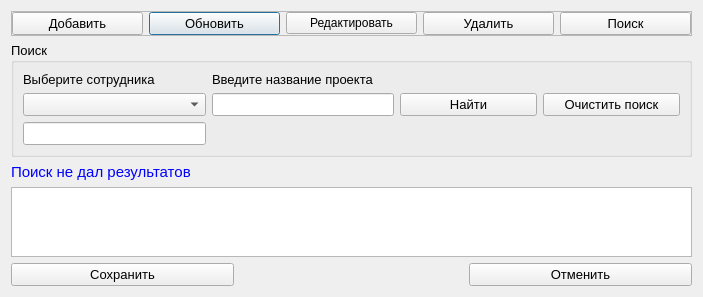
<?xml version="1.0" encoding="UTF-8"?>
<ui version="4.0">
 <class>Proekty</class>
 <widget class="QDialog" name="Proekty">
  <property name="geometry">
   <rect>
    <x>0</x>
    <y>0</y>
    <width>703</width>
    <height>272</height>
   </rect>
  </property>
  <property name="windowTitle">
   <string>Проекты</string>
  </property>
  <layout class="QGridLayout" name="gridLayout_3">
   <item row="0" column="0" colspan="3">
    <widget class="QFrame" name="frame">
     <property name="frameShape">
      <enum>QFrame::StyledPanel</enum>
     </property>
     <property name="frameShadow">
      <enum>QFrame::Raised</enum>
     </property>
     <layout class="QGridLayout" name="gridLayout_2">
      <property name="leftMargin">
       <number>0</number>
      </property>
      <property name="topMargin">
       <number>0</number>
      </property>
      <property name="rightMargin">
       <number>0</number>
      </property>
      <property name="bottomMargin">
       <number>0</number>
      </property>
      <item row="0" column="2">
       <widget class="QPushButton" name="pushButton_update">
        <property name="font">
         <font>
          <pointsize>10</pointsize>
         </font>
        </property>
        <property name="text">
         <string>Обновить</string>
        </property>
        <property name="icon">
         <iconset resource="resourses.qrc">
          <normaloff>:/img/img/refresh.png</normaloff>:/img/img/refresh.png</iconset>
        </property>
       </widget>
      </item>
      <item row="0" column="4">
       <widget class="QPushButton" name="pushButton_del">
        <property name="font">
         <font>
          <pointsize>10</pointsize>
         </font>
        </property>
        <property name="text">
         <string>Удалить</string>
        </property>
        <property name="icon">
         <iconset resource="resourses.qrc">
          <normaloff>:/img/img/delete.png</normaloff>:/img/img/delete.png</iconset>
        </property>
       </widget>
      </item>
      <item row="0" column="5">
       <widget class="QPushButton" name="pushButton_search">
        <property name="font">
         <font>
          <pointsize>10</pointsize>
         </font>
        </property>
        <property name="text">
         <string>Поиск</string>
        </property>
        <property name="icon">
         <iconset resource="resourses.qrc">
          <normaloff>:/img/img/find.png</normaloff>:/img/img/find.png</iconset>
        </property>
       </widget>
      </item>
      <item row="0" column="0">
       <widget class="QPushButton" name="pushButton_add">
        <property name="font">
         <font>
          <pointsize>10</pointsize>
         </font>
        </property>
        <property name="text">
         <string>Добавить</string>
        </property>
        <property name="icon">
         <iconset resource="resourses.qrc">
          <normaloff>:/img/img/add.png</normaloff>:/img/img/add.png</iconset>
        </property>
       </widget>
      </item>
      <item row="0" column="3">
       <widget class="QPushButton" name="pushButton_edit">
        <property name="text">
         <string>Редактировать</string>
        </property>
        <property name="icon">
         <iconset resource="resourses.qrc">
          <normaloff>:/img/img/edit.png</normaloff>:/img/img/edit.png</iconset>
        </property>
       </widget>
      </item>
     </layout>
    </widget>
   </item>
   <item row="1" column="0" colspan="3">
    <widget class="QGroupBox" name="groupBox_search">
     <property name="font">
      <font>
       <pointsize>10</pointsize>
      </font>
     </property>
     <property name="title">
      <string>Поиск</string>
     </property>
     <layout class="QGridLayout" name="gridLayout" columnstretch="4,4,3,3">
      <item row="1" column="1">
       <widget class="QLineEdit" name="lineEdit_nazvanie">
        <property name="font">
         <font>
          <pointsize>10</pointsize>
         </font>
        </property>
        <property name="clearButtonEnabled">
         <bool>true</bool>
        </property>
       </widget>
      </item>
      <item row="0" column="1">
       <widget class="QLabel" name="label_2">
        <property name="font">
         <font>
          <pointsize>10</pointsize>
         </font>
        </property>
        <property name="text">
         <string>Введите название проекта</string>
        </property>
       </widget>
      </item>
      <item row="1" column="0">
       <widget class="QComboBox" name="comboBox_sotr">
        <property name="font">
         <font>
          <pointsize>10</pointsize>
         </font>
        </property>
       </widget>
      </item>
      <item row="0" column="0">
       <widget class="QLabel" name="label">
        <property name="font">
         <font>
          <pointsize>10</pointsize>
         </font>
        </property>
        <property name="text">
         <string>Выберите сотрудника</string>
        </property>
       </widget>
      </item>
      <item row="1" column="3">
       <widget class="QPushButton" name="pushButton_clear">
        <property name="font">
         <font>
          <pointsize>10</pointsize>
         </font>
        </property>
        <property name="text">
         <string>Очистить поиск</string>
        </property>
        <property name="icon">
         <iconset resource="resourses.qrc">
          <normaloff>:/img/img/clear.png</normaloff>:/img/img/clear.png</iconset>
        </property>
       </widget>
      </item>
      <item row="1" column="2">
       <widget class="QPushButton" name="pushButton_find">
        <property name="font">
         <font>
          <pointsize>10</pointsize>
         </font>
        </property>
        <property name="text">
         <string>Найти</string>
        </property>
        <property name="icon">
         <iconset resource="resourses.qrc">
          <normaloff>:/img/img/findOk.png</normaloff>:/img/img/findOk.png</iconset>
        </property>
       </widget>
      </item>
      <item row="2" column="0">
       <widget class="QLineEdit" name="lineEdit"/>
      </item>
     </layout>
    </widget>
   </item>
   <item row="2" column="0" colspan="2">
    <widget class="QLabel" name="label_result">
     <property name="maximumSize">
      <size>
       <width>16777215</width>
       <height>20</height>
      </size>
     </property>
     <property name="font">
      <font>
       <pointsize>11</pointsize>
      </font>
     </property>
     <property name="styleSheet">
      <string notr="true">color:rgb(0, 0, 255)</string>
     </property>
     <property name="text">
      <string>Поиск не дал результатов</string>
     </property>
    </widget>
   </item>
   <item row="4" column="0">
    <widget class="QPushButton" name="pushButton_save">
     <property name="font">
      <font>
       <pointsize>10</pointsize>
      </font>
     </property>
     <property name="text">
      <string>Сохранить</string>
     </property>
     <property name="icon">
      <iconset resource="resourses.qrc">
       <normaloff>:/img/img/save.png</normaloff>:/img/img/save.png</iconset>
     </property>
    </widget>
   </item>
   <item row="4" column="1">
    <widget class="QLabel" name="label_naideno">
     <property name="font">
      <font>
       <pointsize>12</pointsize>
      </font>
     </property>
     <property name="styleSheet">
      <string notr="true">color:rgb(85, 0, 255)</string>
     </property>
     <property name="text">
      <string/>
     </property>
    </widget>
   </item>
   <item row="4" column="2">
    <widget class="QPushButton" name="pushButton_cancel">
     <property name="font">
      <font>
       <pointsize>10</pointsize>
      </font>
     </property>
     <property name="text">
      <string>Отменить</string>
     </property>
     <property name="icon">
      <iconset resource="resourses.qrc">
       <normaloff>:/img/img/cancel.png</normaloff>:/img/img/cancel.png</iconset>
     </property>
    </widget>
   </item>
   <item row="3" column="0" colspan="3">
    <widget class="QTableView" name="tableView">
     <property name="font">
      <font>
       <pointsize>10</pointsize>
      </font>
     </property>
     <property name="alternatingRowColors">
      <bool>true</bool>
     </property>
     <property name="selectionMode">
      <enum>QAbstractItemView::SingleSelection</enum>
     </property>
     <property name="selectionBehavior">
      <enum>QAbstractItemView::SelectRows</enum>
     </property>
    </widget>
   </item>
  </layout>
 </widget>
 <resources>
  <include location="resourses.qrc"/>
 </resources>
 <connections/>
</ui>
